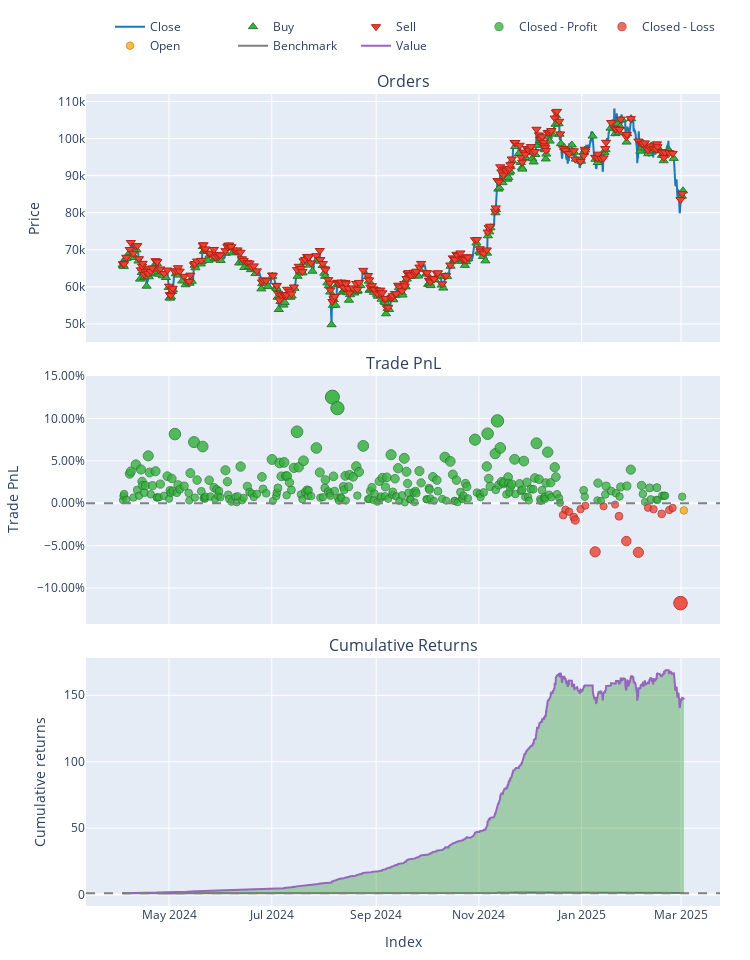

Notebook code cell kept with this figure:
### Markdown cell above
## Part 3: Backtesting & Performance Evaluation

**Objective:**  
Evaluate how well the trained model performs on unseen data, simulating real trades.

**Tasks:**
- Use walk-forward or expanding splits to mimic “live” conditions  
- Convert model predictions to signals ([-1, 0, +1] or buy/sell/hold)  
- Run a simple backtest script or VectorBT for performance metrics  
- Calculate returns, Sharpe ratio, drawdowns, confusion matrix, etc.  
- Visualize results (equity curve, trades, etc.) to judge strategy viability

### Code cell
import sys
import os
import warnings
from pathlib import Path

# ---------------------------------------------------------------------------
# 1) SET PROJECT ROOT AND UPDATE PATH/WORKING DIRECTORY
# ---------------------------------------------------------------------------
project_root = Path.cwd().parent.parent
sys.path.append(str(project_root))
os.chdir(str(project_root))
warnings.filterwarnings("ignore")

import pandas as pd
import numpy as np
import MetaTrader5 as mt5
import vectorbt as vbt
import joblib

# Our modules
from data.data_loader import get_data_mt5
from features.feature_engineering import add_all_ta_features
from features.labeling_schemes import create_labels_double_barrier  # Double-barrier classification

# Sklearn
from sklearn.metrics import accuracy_score

###########################################################
# 1) DATA LOADING & FEATURE ENGINEERING
###########################################################
if not mt5.initialize():
    print("Failed to initialize MT5")
else:
    # Fetch 2000 most recent bars for backtesting
    data = get_data_mt5(symbol="BTCUSD", timeframe=mt5.TIMEFRAME_H4, n_bars=2000, start_pos=0)
    mt5.shutdown()

# Add technical features
df = add_all_ta_features(data)

# Create double-barrier classification labels
# e.g., up=0.005, down=0.005 => ±0.5% barrier, horizon=20 bars
df_lbl = create_labels_double_barrier(df, up=0.005, down=0.005, horizon=20)

# Separate features and labels
X = df_lbl.drop(columns=["barrier_label"])
y = df_lbl["barrier_label"]

# Shift labels from [-1,0,+1] => [0,1,2] for the classifier
y_shifted = y + 1  # -1 → 0, 0 → 1, +1 → 2

###########################################################
# 2) LOAD PRE-TRAINED CLASSIFICATION MODEL (NO RETRAINING)
###########################################################
best_pipeline = joblib.load("models/saved_models/best_rf_db_pipeline.pkl")
print("Loaded best classification model from 'best_rf_db_pipeline.pkl'")

# Identify the columns the pipeline was trained on
trained_columns = best_pipeline["scaler"].feature_names_in_  # adjust if your pipeline step name differs

# Subset X to match these columns
X_test = X[trained_columns]

# Predict on the new dataset
preds_shifted = best_pipeline.predict(X_test)

# Convert predictions back to [-1,0,+1]
preds = preds_shifted - 1

# Compute accuracy score against true labels (also shifted back)
y_true_unshifted = y_shifted - 1
accuracy = accuracy_score(y_true_unshifted, preds)
print(f"\nOut-of-Sample Accuracy: {accuracy:.4f}")

###########################################################
# 3) CONVERT PREDICTIONS TO SIGNALS & BACKTEST
###########################################################
# +1 => buy, -1 => sell, 0 => no position
signals = preds

print("\nRunning Full Backtest on the Last 2000 Bars...")

df_full = df_lbl.copy()
close_prices_full = df_full["close"]

# Pad signals if needed
if len(signals) < len(close_prices_full):
    signals = np.append(signals, [0] * (len(close_prices_full) - len(signals)))

signals_s = pd.Series(signals, index=close_prices_full.index)

fees = 0.0002  # 0.02% transaction cost per trade

pf_full = vbt.Portfolio.from_signals(
    close_prices_full,
    entries=signals_s > 0,
    exits=signals_s < 0,
    init_cash=10000,
    freq='4H',
    fees=fees
)

total_return = pf_full.total_return()
sharpe_ratio = pf_full.sharpe_ratio()

print("\nFull Backtest Results:")
print(f"Accuracy={accuracy:.2f}, Return={total_return:.2f}%, Sharpe={sharpe_ratio:.2f}")
print(pf_full.stats())

# Optional: Plot the backtest results
fig = pf_full.plot()
fig.show()

### Figure 1 — Plotly figure (JSON) as saved in the notebook; plotly's stock layout.template omitted (floating-point values rounded to 4 significant figures; data arrays with more than 128 entries replaced by an {"elided": "..."} marker saying what was removed)
{"data": [{"legendgroup": "0", "line": {"color": "#1f77b4"}, "name": "Close", "showlegend": true, "type": "scatter", "uid": "cfd29fdd-6864-4440-8451-9ac303101bad", "x": {"elided": "2000 str values"}, "xaxis": "x", "y": {"elided": "2000 float values"}, "yaxis": "y"}, {"customdata": {"elided": "287x3 float values"}, "hovertemplate": "Order Id: %{customdata[0]}<br>Timestamp: %{x}<br>Price: %{y}<br>Size: %{customdata[1]:.6f}<br>Fees: %{customdata[2]:.6f}", "legendgroup": "1", "marker": {"color": "#37B13F", "line": {"color": "rgb(38,123,44)", "width": 1}, "size": 8, "symbol": "triangle-up"}, "mode": "markers", "name": "Buy", "type": "scatter", "uid": "7d45b22f-a52b-436d-99dc-d5486182e708", "x": {"elided": "287 str values"}, "xaxis": "x", "y": {"elided": "287 float values"}, "yaxis": "y"}, {"customdata": {"elided": "286x3 float values"}, "hovertemplate": "Order Id: %{customdata[0]}<br>Timestamp: %{x}<br>Price: %{y}<br>Size: %{customdata[1]:.6f}<br>Fees: %{customdata[2]:.6f}", "legendgroup": "2", "marker": {"color": "#EA4335", "line": {"color": "rgb(181,31,18)", "width": 1}, "size": 8, "symbol": "triangle-down"}, "mode": "markers", "name": "Sell", "type": "scatter", "uid": "ea350c5b-8dce-49d0-964e-d89c45b5a7ce", "x": {"elided": "286 str values"}, "xaxis": "x", "y": {"elided": "286 float values"}, "yaxis": "y"}, {"customdata": {"elided": "267x4 float values"}, "hovertemplate": "Exit Trade Id: %{customdata[0]}<br>Position Id: %{customdata[1]}<br>Exit Timestamp: %{x}<br>PnL: %{customdata[2]:.6f}<br>Return: %{customdata[3]:.2%}", "legendgroup": "3", "marker": {"color": "#37B13F", "line": {"color": "rgb(38,123,44)", "width": 1}, "opacity": {"elided": "267 float values"}, "size": {"elided": "267 float values"}, "symbol": "circle"}, "mode": "markers", "name": "Closed - Profit", "type": "scatter", "uid": "168190dc-6c25-4803-94d5-9518b7e9e1e3", "x": {"elided": "267 str values"}, "xaxis": "x2", "y": {"elided": "267 float values"}, "yaxis": "y2"}, {"customdata": [[242, 242, -23130.0, -0.01391], [243, 243, -12720.0, -0.007759], [244, 244, -16300.0, -0.01002], [245, 245, -26490.0, -0.01645], [246, 246, -31530.0, -0.0199], [247, 247, -10830.0, -0.006974], [250, 250, -4516.0, -0.002863], [251, 251, -90100.0, -0.05729], [255, 255, -5560.0, -0.00364], [259, 259, -2546.0, -0.0016], [261, 261, -24580.0, -0.01529], [264, 264, -72540.0, -0.04461], [267, 267, -95390.0, -0.05789], [271, 271, -8469.0, -0.005277], [274, 274, -11610.0, -0.007106], [278, 278, -20870.0, -0.01254], [282, 282, -13500.0, -0.007998], [283, 283, -9215.0, -0.005504], [284, 284, -196200.0, -0.1178]], "hovertemplate": "Exit Trade Id: %{customdata[0]}<br>Position Id: %{customdata[1]}<br>Exit Timestamp: %{x}<br>PnL: %{customdata[2]:.6f}<br>Return: %{customdata[3]:.2%}", "legendgroup": "4", "marker": {"color": "#EA4335", "line": {"color": "rgb(181,31,18)", "width": 1}, "opacity": [0.7662, 0.7588, 0.7616, 0.7693, 0.7734, 0.7579, 0.753, 0.8184, 0.7539, 0.7514, 0.7679, 0.8031, 0.8191, 0.7559, 0.7581, 0.7646, 0.7591, 0.7561, 0.8911], "size": [7.758, 7.412, 7.539, 7.9, 8.094, 7.368, 7.138, 10.19, 7.181, 7.067, 7.835, 9.48, 10.22, 7.273, 7.376, 7.68, 7.426, 7.286, 13.59], "symbol": "circle"}, "mode": "markers", "name": "Closed - Loss", "type": "scatter", "uid": "191ebf90-040e-4b42-b0af-56de5b8c5a39", "x": ["2024-12-21T00:00:00", "2024-12-22T08:00:00", "2024-12-24T12:00:00", "2024-12-27T08:00:00", "2024-12-28T04:00:00", "2024-12-31T08:00:00", "2025-01-03T04:00:00", "2025-01-09T00:00:00", "2025-01-14T00:00:00", "2025-01-20T20:00:00", "2025-01-23T04:00:00", "2025-01-27T12:00:00", "2025-02-03T16:00:00", "2025-02-09T08:00:00", "2025-02-12T16:00:00", "2025-02-17T12:00:00", "2025-02-22T00:00:00", "2025-02-24T00:00:00", "2025-02-28T16:00:00"], "xaxis": "x2", "y": [-0.01391, -0.007759, -0.01002, -0.01645, -0.0199, -0.006974, -0.002863, -0.05729, -0.00364, -0.0016, -0.01529, -0.04461, -0.05789, -0.005277, -0.007106, -0.01254, -0.007998, -0.005504, -0.1178], "yaxis": "y2"}, {"customdata": [[286, 286, -12490.0, -0.008441]], "hovertemplate": "Exit Trade Id: %{customdata[0]}<br>Position Id: %{customdata[1]}<br>Exit Timestamp: %{x}<br>PnL: %{customdata[2]:.6f}<br>Return: %{customdata[3]:.2%}", "legendgroup": "5", "marker": {"color": "#FFAA00", "line": {"color": "rgb(178,118,0)", "width": 1}, "opacity": [0.7597], "size": [7.451], "symbol": "circle"}, "mode": "markers", "name": "Open", "type": "scatter", "uid": "0157983d-9f5f-4bff-b030-4515f9c875ef", "x": ["2025-03-02T16:00:00"], "xaxis": "x2", "y": [-0.008441], "yaxis": "y2"}, {"legendgroup": "6", "line": {"color": "#7f7f7f"}, "name": "Benchmark", "showlegend": true, "type": "scatter", "uid": "75b1bce9-ec08-48a7-b981-45cf7c237e4a", "x": {"elided": "2000 str values"}, "xaxis": "x3", "y": {"elided": "2000 float values"}, "yaxis": "y3"}, {"hoverinfo": "skip", "legendgroup": "7", "line": {"color": "rgba(0, 0, 0, 0)", "width": 0}, "opacity": 0, "showlegend": false, "type": "scatter", "uid": "2c67c722-4dd0-484c-9a84-6dbff0ad4a0b", "x": {"elided": "2000 str values"}, "xaxis": "x3", "y": {"elided": "2000 int values"}, "yaxis": "y3"}, {"connectgaps": false, "fill": "tonexty", "fillcolor": "rgba(0, 128, 0, 0.3)", "hoverinfo": "skip", "legendgroup": "7", "line": {"color": "rgba(0, 0, 0, 0)", "width": 0}, "opacity": 0, "showlegend": false, "type": "scatter", "uid": "0dce31d4-f7d1-4a30-b3d9-c038d74ea1dc", "x": {"elided": "2000 str values"}, "xaxis": "x3", "y": {"elided": "2000 float values"}, "yaxis": "y3"}, {"hoverinfo": "skip", "legendgroup": "7", "line": {"color": "rgba(0, 0, 0, 0)", "width": 0}, "opacity": 0, "showlegend": false, "type": "scatter", "uid": "3f21c233-5eef-4e8d-a259-ffc39eece9b1", "x": {"elided": "2000 str values"}, "xaxis": "x3", "y": {"elided": "2000 int values"}, "yaxis": "y3"}, {"connectgaps": false, "fill": "tonexty", "fillcolor": "rgba(255, 0, 0, 0.3)", "hoverinfo": "skip", "legendgroup": "7", "line": {"color": "rgba(0, 0, 0, 0)", "width": 0}, "opacity": 0, "showlegend": false, "type": "scatter", "uid": "bd2ab4f0-ddc0-4ee9-8983-7704579929fe", "x": {"elided": "2000 str values"}, "xaxis": "x3", "y": {"elided": "2000 float values"}, "yaxis": "y3"}, {"legendgroup": "8", "line": {"color": "#9467bd"}, "name": "Value", "showlegend": true, "type": "scatter", "uid": "2c029137-6d6c-4a8c-adb4-e6ec6cc5672b", "x": {"elided": "2000 str values"}, "xaxis": "x3", "y": {"elided": "2000 float values"}, "yaxis": "y3"}, {"hoverinfo": "skip", "legendgroup": "7", "line": {"color": "rgba(0, 0, 0, 0)", "width": 0}, "opacity": 0, "showlegend": false, "type": "scatter", "uid": "47e37b3a-f2d7-445a-99a7-4e303846a0bf", "x": {"elided": "2000 str values"}, "xaxis": "x3", "y": {"elided": "2000 int values"}, "yaxis": "y3"}], "layout": {"annotations": [{"font": {"size": 16}, "showarrow": false, "text": "Orders", "x": 0.5, "xanchor": "center", "xref": "paper", "y": 1, "yanchor": "bottom", "yref": "paper"}, {"font": {"size": 16}, "showarrow": false, "text": "Trade PnL", "x": 0.5, "xanchor": "center", "xref": "paper", "y": 0.6528, "yanchor": "bottom", "yref": "paper"}, {"font": {"size": 16}, "showarrow": false, "text": "Cumulative Returns", "x": 0.5, "xanchor": "center", "xref": "paper", "y": 0.3056, "yanchor": "bottom", "yref": "paper"}], "height": 960, "legend": {"orientation": "h", "traceorder": "normal", "x": 1, "xanchor": "right", "y": 1.042, "yanchor": "bottom"}, "margin": {"b": 30, "l": 30, "r": 30, "t": 30}, "shapes": [{"line": {"color": "gray", "dash": "dash"}, "type": "line", "x0": 0, "x1": 1, "xref": "paper", "y0": 0, "y1": 0, "yref": "y2"}, {"line": {"color": "gray", "dash": "dash"}, "type": "line", "x0": 0, "x1": 1, "xref": "paper", "y0": 1, "y1": 1, "yref": "y3"}], "showlegend": true, "width": 750, "xaxis": {"anchor": "y", "domain": [0, 1], "matches": "x3", "showticklabels": false}, "xaxis2": {"anchor": "y2", "domain": [0, 1], "matches": "x3", "showticklabels": false}, "xaxis3": {"anchor": "y3", "domain": [0, 1], "title": {"text": "Index"}}, "yaxis": {"anchor": "x", "domain": [0.6944, 1], "title": {"text": "Price"}}, "yaxis2": {"anchor": "x2", "domain": [0.3472, 0.6528], "tickformat": ".2%", "title": {"text": "Trade PnL"}}, "yaxis3": {"anchor": "x3", "domain": [0, 0.3056], "title": {"text": "Cumulative returns"}}}}
